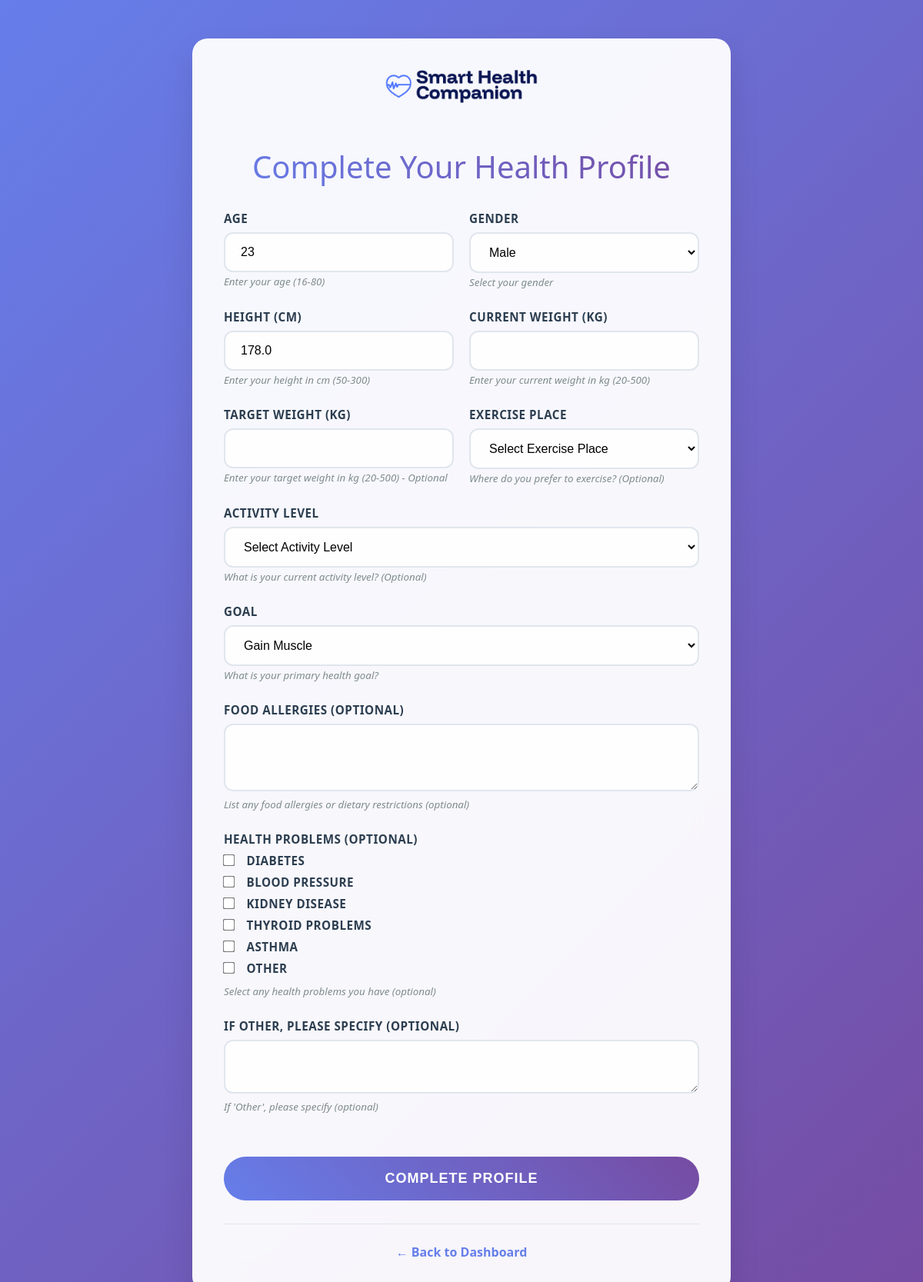
The app's page /complete-profile/ (signed in), older data.
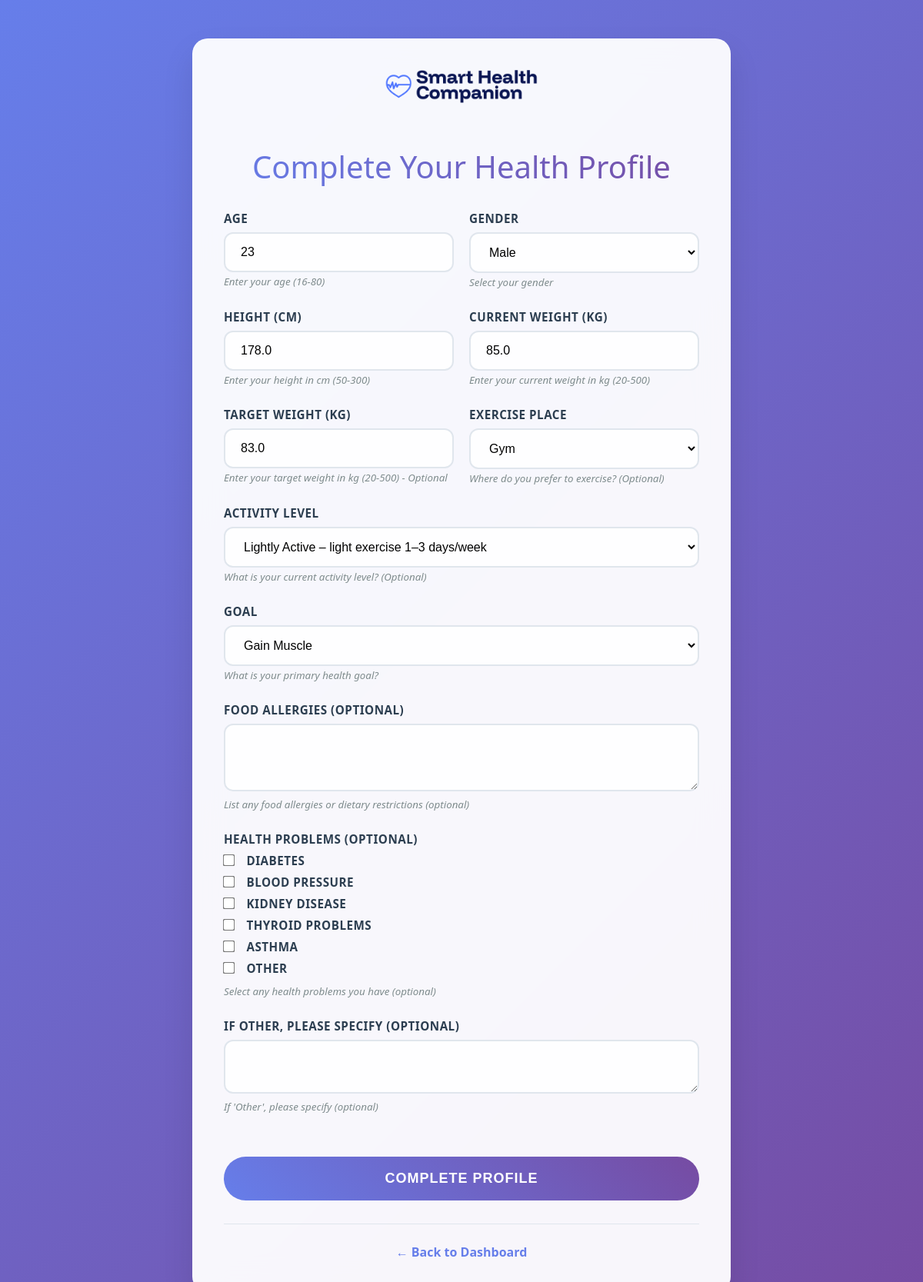
The same page, newer data.
### mainapp/models.py (models this page shows, shortened)
class Profile(models.Model):
    GENDER_CHOICES = [
        ('M', 'Male'),
        ('F', 'Female'),
        ('O', 'Other'),
    ]
    GOAL_CHOICES = [
        ('lose_weight', 'Lose Weight'),
        ('maintain_weight', 'Maintain Weight'),
        ('build_muscle', 'Gain Muscle'),
        ('both', 'Gain Muscle & Lose Fat'),
        ('improve_fitness', 'Improve Fitness'),
    ]
    EXERCISE_PLACE_CHOICES = [
        ('gym', 'Gym'),
        ('home', 'Home'),
        ('outdoor', 'Outdoor'),
    ]
    ACTIVITY_LEVEL_CHOICES = [
        ('sedentary', 'Sedentary – little or no exercise'),
        ('lightly_active', 'Lightly Active – light exercise 1–3 days/week'),
        ('moderately_active', 'Moderately Active – moderate exercise 3–5 days/week'),
        ('very_active', 'Very Active – hard exercise 6–7 days/week'),
        ('extra_active', 'Extra Active – intense training or physical job'),
    ]
    user = models.OneToOneField(User, on_delete=models.CASCADE, related_name='profile')
    age = models.IntegerField(null=True, blank=True)
    height = models.FloatField(null=True, blank=True)
    current_weight = models.FloatField(null=True, blank=True, help_text='Current weight in kg')
    target_weight = models.FloatField(null=True, blank=True, help_text='Target weight in kg')
    gender = models.CharField(max_length=1, choices=GENDER_CHOICES, null=True, blank=True)
    food_allergies = models.TextField(max_length=500, blank=True, null=True)
    goal = models.CharField(max_length=20, choices=GOAL_CHOICES, null=True, blank=True)
    exercise_place = models.CharField(max_length=10, choices=EXERCISE_PLACE_CHOICES, null=True, blank=True, help_text='Preferred exercise location')
    activity_level = models.CharField(max_length=20, choices=ACTIVITY_LEVEL_CHOICES, null=True, blank=True, help_text='Your current activity level')
    health_problems = models.JSONField(default=list, blank=True, help_text='List of health problems/conditions')
    other_health_problems = models.TextField(max_length=500, blank=True, null=True,
                                             help_text='Specify other health problems not listed above')
    weight_loss_plan = models.TextField(blank=True, null=True)
    start_tracking_date = models.DateField(null=True, blank=True)

### mainapp/views.py (the view)
# urls.py: path("complete-profile/", views.complete_profile_view, name="complete_profile"),
@login_required
def complete_profile_view(request):
    profile, created = request.user.profile, False
    if not hasattr(request.user, 'profile'):
        from .models import Profile
        profile = Profile.objects.create(user=request.user)
        created = True
    if request.method == "POST":
        form = ProfileForm(request.POST, instance=profile)
        if form.is_valid():
            profile = form.save()
            try:
                profile_data = {
                    'age': profile.age,
                    'height': profile.height,
                    'current_weight': profile.current_weight,
                    'target_weight': profile.target_weight,
                    'gender': profile.gender,
                    'goal': profile.goal,
                    'exercise_place': profile.exercise_place,
                    'activity_level': profile.activity_level,
                    'food_allergies': profile.food_allergies or 'None',
                    'health_problems': profile.health_problems or [],
                    'other_health_problems': profile.other_health_problems or 'None',
                    'bmi': profile.bmi
                }
                ai_service = AIPlan()
                weight_loss_plan = ai_service.generate_plan(profile_data)
                profile.weight_loss_plan = weight_loss_plan
                profile.save()
            except Exception as e:
                print(f"Error generating weight loss plan: {e}")
            return redirect("dashboard")
        else:
            return render(request, "mainapp/complete_profile.html", {
                "form": form,
                "errors": "Please correct the errors below."
            })
    else:
        form = ProfileForm(instance=profile)
    return render(request, "mainapp/complete_profile.html", {"form": form})

### mainapp/templates/mainapp/complete_profile.html (shortened to what the changed rows need)
<!DOCTYPE html>
<html>
<head>
    {% load static %}
</head>
<body>
    <div class="container">
        <h2>Complete Your Health Profile</h2>
        <form method="POST">
            <div class="form-row">
                <div class="form-group">
                    <label for="{{ form.age.id_for_label }}">{{ form.age.label }}</label>
                    {{ form.age }}
                    {% if form.age.help_text %}
                        <small style="color: #7f8c8d; font-style: italic;">{{ form.age.help_text }}</small>
                    {% endif %}
                </div>
                <div class="form-group">
                    <label for="{{ form.gender.id_for_label }}">{{ form.gender.label }}</label>
                    {{ form.gender }}
                    {% if form.gender.help_text %}
                        <small style="color: #7f8c8d; font-style: italic;">{{ form.gender.help_text }}</small>
                    {% endif %}
                </div>
            </div>
            <div class="form-row">
                <div class="form-group">
                    <label for="{{ form.height.id_for_label }}">{{ form.height.label }} (cm)</label>
                    {{ form.height }}
                    {% if form.height.help_text %}
                        <small style="color: #7f8c8d; font-style: italic;">{{ form.height.help_text }}</small>
                    {% endif %}
                </div>
                <div class="form-group">
                    <label for="{{ form.current_weight.id_for_label }}">{{ form.current_weight.label }} (kg)</label>
                    {{ form.current_weight }}
                    {% if form.current_weight.help_text %}
                        <small style="color: #7f8c8d; font-style: italic;">{{ form.current_weight.help_text }}</small>
                    {% endif %}
                </div>
            </div>
            <div class="form-row">
                <div class="form-group">
                    <label for="{{ form.target_weight.id_for_label }}">{{ form.target_weight.label }} (kg)</label>
                    {{ form.target_weight }}
                    {% if form.target_weight.help_text %}
                        <small style="color: #7f8c8d; font-style: italic;">{{ form.target_weight.help_text }}</small>
                    {% endif %}
                </div>
                <div class="form-group">
                    <label for="{{ form.exercise_place.id_for_label }}">{{ form.exercise_place.label }}</label>
                    {{ form.exercise_place }}
                    {% if form.exercise_place.help_text %}
                        <small style="color: #7f8c8d; font-style: italic;">{{ form.exercise_place.help_text }}</small>
                    {% endif %}
                </div>
            </div>
            <div class="form-group">
                <label for="{{ form.activity_level.id_for_label }}">{{ form.activity_level.label }}</label>
                {{ form.activity_level }}
                {% if form.activity_level.help_text %}
                    <small style="color: #7f8c8d; font-style: italic;">{{ form.activity_level.help_text }}</small>
                {% endif %}
            </div>
            <div class="form-group">
                <label for="{{ form.goal.id_for_label }}">{{ form.goal.label }}</label>
                {{ form.goal }}
                {% if form.goal.help_text %}
                    <small style="color: #7f8c8d; font-style: italic;">{{ form.goal.help_text }}</small>
                {% endif %}
            </div>
            <div class="form-group">
                <label for="{{ form.food_allergies.id_for_label }}">{{ form.food_allergies.label }} (Optional)</label>
                {{ form.food_allergies }}
                {% if form.food_allergies.help_text %}
                    <small style="color: #7f8c8d; font-style: italic;">{{ form.food_allergies.help_text }}</small>
                {% endif %}
            </div>
            <div class="form-group">
                {{ form.health_problems }}
            </div>
            <div class="form-group">
                <label for="{{ form.other_health_problems.id_for_label }}">If Other, please specify (Optional)</label>
                {{ form.other_health_problems }}
                {% if form.other_health_problems.help_text %}
                    <small style="color: #7f8c8d; font-style: italic;">{{ form.other_health_problems.help_text }}</small>
                {% endif %}
            </div>
        </form>
    </div>
</body>
</html>

Row changes from the older to the newer data that the page shows:
changed Profile "Male": current_weight (not shown) → "85.0"; target_weight (not shown) → "83.0"; exercise_place "Select Exercise Place" → "Gym"; activity_level "Select Activity Level" → "Lightly Active – light exercise 1–3 days/week"
